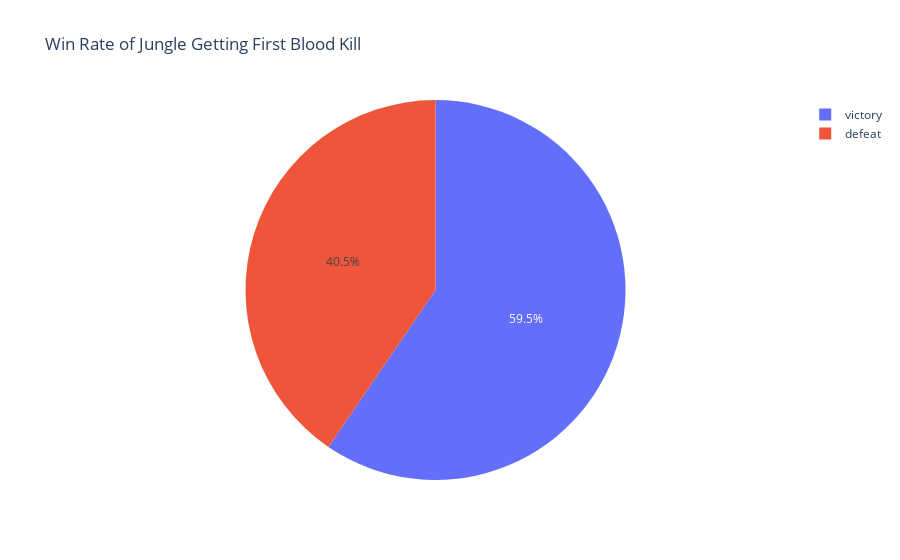

Here is the notebook cell this chart was saved with:
### Markdown cell above
### Univariate Analysis:
First, let's look at all jungle champions' win rate when by drawing graph. This pie graph shows that the win rate of all jungle champions when they get the firstblood. Based on this graph, when a jungle champion gets the first blood kill, the team will have almost 60% to win.

### Code cell
df_plot_1 = df.copy()
df_plot_1['result'] = df_plot_1['result'].apply(lambda x: 'victory' if int(x) == 1 else 'defeat')
df_plot_1['firstbloodkill'] = df_plot_1['firstbloodkill'].apply(lambda x: int(x))
fig = px.pie(df_plot_1, values = 'firstbloodkill', names = 'result', title='Win Rate of Jungle Getting First Blood Kill')
fig.show()

### Figure 1 — Plotly figure (JSON) as saved in the notebook; plotly's stock layout.template omitted (floating-point values rounded to 4 significant figures; data arrays with more than 128 entries replaced by an {"elided": "..."} marker saying what was removed)
{"data": [{"domain": {"x": [0, 1], "y": [0, 1]}, "hovertemplate": "result=%{label}<br>firstbloodkill=%{value}<extra></extra>", "labels": {"elided": "640 str values"}, "legendgroup": "", "name": "", "showlegend": true, "type": "pie", "values": {"elided": "640 int values"}}], "layout": {"legend": {"tracegroupgap": 0}, "title": {"text": "Win Rate of Jungle Getting First Blood Kill"}}}
